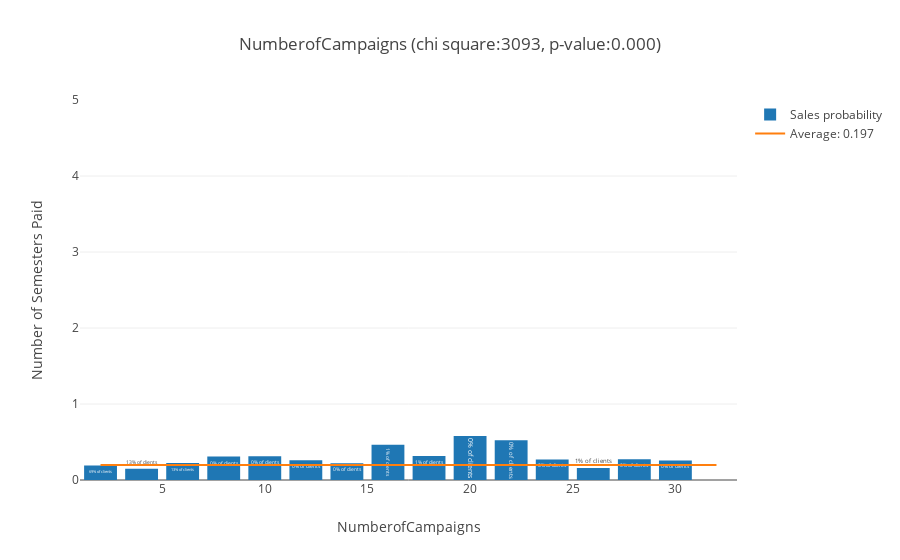

Write notebook code for a chart like this one.
### Markdown cell above
### Number of Campaigns ###

Number of times the client has been called

### Code cell
chi, pval, fig = analyze_feature('NumberofCampaigns', db1, categorical=False)
scores['NumberofCampaigns'] = (chi, pval)
iplot(fig)

### Figure 1 — Plotly figure (JSON) as saved in the notebook; plotly's stock layout.template omitted (floating-point values rounded to 4 significant figures)
{"data": [{"error_y": {"array": [0.8897, 0.6494, 0.7966, 1.022, 0.9246, 0.8515, 0.7861, 1.095, 0.9157, 1.219, 1.165, 0.8629, 0.7216, 0.869, 0.8521, 0], "type": "data", "visible": false}, "name": "Sales probability", "text": ["69% of clients", "13% of clients", "13% of clients", "0% of clients", "0% of clients", "0% of clients", "0% of clients", "1% of clients", "1% of clients", "0% of clients", "0% of clients", "0% of clients", "1% of clients", "0% of clients", "0% of clients", "0% of clients"], "type": "bar", "x": [2, 4, 6, 8, 10, 12, 14, 16, 18, 20, 22, 24, 26, 28, 30, 32], "y": [0.1905, 0.1465, 0.2236, 0.3088, 0.3134, 0.2609, 0.2195, 0.4624, 0.3153, 0.5781, 0.5217, 0.27, 0.1587, 0.2727, 0.2571, 0]}, {"mode": "lines", "name": "Average: 0.197", "type": "scatter", "x": [2, 32], "y": [0.1974, 0.1974]}], "layout": {"barmode": "group", "title": "NumberofCampaigns (chi square:3093, p-value:0.000)", "xaxis": {"title": "NumberofCampaigns"}, "yaxis": {"range": [0, 5], "title": "Number of Semesters Paid"}}}
